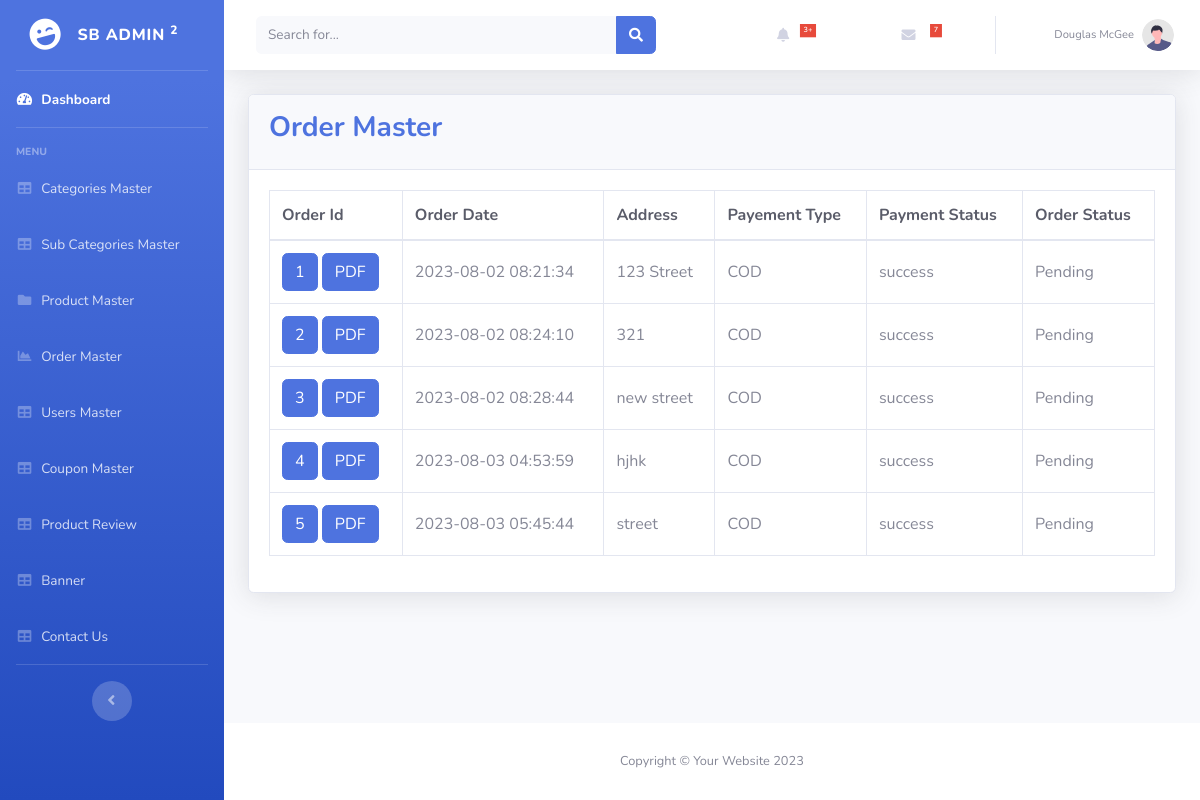
The page /Admin/order_master.php (signed in) on the database its author committed.
### tables this page shows
CREATE TABLE `order` (
  `id` int(11) NOT NULL,
  `user_id` int(11) NOT NULL,
  `address` varchar(255) NOT NULL,
  `city` varchar(50) NOT NULL,
  `state` varchar(50) NOT NULL,
  `pincode` int(11) NOT NULL,
  `payment_type` varchar(20) NOT NULL,
  `total_price` float NOT NULL,
  `payment_status` varchar(20) NOT NULL,
  `order_statu` int(11) NOT NULL,
  `txnid` varchar(200) NOT NULL,
  `mihpayid` varchar(200) NOT NULL,
  `payu_status` varchar(10) NOT NULL,
  `coupon_id` int(11) NOT NULL,
  `coupon_value` int(50) NOT NULL,
  `coupon_code` varchar(50) NOT NULL,
  `added_on` datetime NOT NULL
);

CREATE TABLE `order_status` (
  `id` int(11) NOT NULL,
  `name` varchar(255) NOT NULL
);

### Admin/order_master.php (the view, shortened to what this page needs)
<?php
require('top.inc.php');
?>
<div class="container-fluid">
    <div class="card shadow mb-4">
        <div class="card-header py-3">
            <h3 class="font-weight-bold text-primary">Order Master</h3>
        </div>
        <div class="card-body">
            <div class="table-responsive">
                <table class="table table-bordered" id="dataTable" width="100%" cellspacing="0">
                    <thead class="text-dark">
                        <tr>
                            <th>Order Id</th>
                            <th>Order Date</th>
                            <th>Address</th>
                            <th>Payement Type</th>
                            <th>Payment Status</th>
                            <th>Order Status</th>
                        </tr>
                    </thead>
                    <tbody class="align-middle">
                        <?php
                        $res = mysqli_query($con, "select `order`.*, order_status.name as order_status_str from `order`, order_status where order_status.id=`order`.order_statu");
                        while ($row = mysqli_fetch_assoc($res)) {
                        ?>
                            <tr>
                                <td class="align-middle">
                                    <a href="order_master_detail.php?id=<?php echo $row['id'] ?>" class="text-dark p-0">
                                        <button class="btn btn-md btn-primary">
                                            <?php echo $row['id'] ?>
                                        </button>
                                    </a>
                                    <a href="order_pdf.php?id=<?php echo $row['id'] ?>" class="text-dark p-0">
                                        <button class="btn btn-md btn-primary">
                                            PDF
                                        </button>
                                    </a>
                                </td>
                                <td class="align-middle"><?php echo $row['added_on'] ?></td>
                                <td class="align-middle"><?php echo $row['address'] ?></td>
                                <td class="align-middle"><?php echo $row['payment_type'] ?></td>
                                <td class="align-middle"><?php echo $row['payment_status'] ?></td>
                                <td class="align-middle"><?php echo $row['order_status_str'] ?></td>
                            </tr>
                        <?php
                        }
                        ?>
                    </tbody>
                </table>
            </div>
        </div>
    </div>
</div>
</div>
<?php
require('footer.inc.php');
?>

### Admin/top.inc.php (shortened to what this page needs)
<!doctype html>
<html class="" lang="">
<head>
    <link href="vendor/fontawesome-free/css/all.min.css" rel="stylesheet" type="text/css">
    <link href="css/style.css" rel="stylesheet">
    <link href="css/sb-admin-2.min.css" rel="stylesheet">
</head>
<body id="page-top">
    <div id="wrapper">
        <ul class="navbar-nav bg-gradient-primary sidebar sidebar-dark accordion" id="accordionSidebar">
            <a class="sidebar-brand d-flex align-items-center justify-content-center" href="index.php">
                <div class="sidebar-brand-icon rotate-n-15">
                    <i class="fas fa-laugh-wink"></i>
                </div>
                <div class="sidebar-brand-text mx-3">SB Admin <sup>2</sup></div>
            </a>
            <hr class="sidebar-divider my-0">
            <li class="nav-item active">
                <a class="nav-link" href="index.php">
                    <i class="fas fa-fw fa-tachometer-alt"></i>
                    <span>Dashboard</span></a>
            </li>
            <hr class="sidebar-divider">
            <div class="sidebar-heading">
                MENU
            </div>
            <li class="nav-item">
                <a class="nav-link" href="categories.php">
                    <i class="fas fa-fw fa-table"></i>
                    <span>Categories Master</span></a>
            </li>
            <li class="nav-item">
                <a class="nav-link" href="sub_categories.php">
                    <i class="fas fa-fw fa-table"></i>
                    <span>Sub Categories Master</span></a>
            </li>
            <li class="nav-item">
                <a class="nav-link collapsed" href="product.php">
                    <i class="fas fa-fw fa-folder"></i>
                    <span>Product Master</span>
                </a>
            </li>
            <li class="nav-item">
                <a class="nav-link" href="order_master.php">
                    <i class="fas fa-fw fa-chart-area"></i>
                    <span>Order Master</span></a>
            </li>
            <li class="nav-item">
                <a class="nav-link" href="users.php">
                    <i class="fas fa-fw fa-table"></i>
                    <span>Users Master</span></a>
            </li>
            <li class="nav-item">
                <a class="nav-link" href="coupon_master.php">
                    <i class="fas fa-fw fa-table"></i>
                    <span>Coupon Master</span></a>
            </li>
            <li class="nav-item">
                <a class="nav-link" href="product_review.php">
                    <i class="fas fa-fw fa-table"></i>
                    <span>Product Review</span></a>
            </li>
            <li class="nav-item">
                <a class="nav-link" href="banner.php">
                    <i class="fas fa-fw fa-table"></i>
                    <span>Banner</span></a>
            </li>
            <li class="nav-item">
                <a class="nav-link" href="contact_us.php">
                    <i class="fas fa-fw fa-table"></i>
                    <span>Contact Us</span></a>
            </li>
            <hr class="sidebar-divider d-none d-md-block">
            <div class="text-center d-none d-md-inline">
                <button class="rounded-circle border-0" id="sidebarToggle"></button>
            </div>
        </ul>
        <div id="content-wrapper" class="d-flex flex-column">
            <div id="content">
                <nav class="navbar navbar-expand navbar-light bg-white topbar mb-4 static-top shadow">
                    <form class="d-none d-sm-inline-block form-inline mr-auto ml-md-3 my-2 my-md-0 mw-100 navbar-search">
                        <div class="input-group">
                            <input type="text" class="form-control bg-light border-0 small" placeholder="Search for..." aria-label="Search" aria-describedby="basic-addon2">
                            <div class="input-group-append">
                                <button class="btn btn-primary" type="button">
                                    <i class="fas fa-search fa-sm"></i>
                                </button>
                            </div>
                        </div>
                    </form>
                    <ul class="navbar-nav ml-auto">
                        <li class="nav-item dropdown no-arrow mx-1">
                            <a class="nav-link dropdown-toggle" href="#" id="alertsDropdown" role="button" data-toggle="dropdown" aria-haspopup="true" aria-expanded="false">
                                <i class="fas fa-bell fa-fw"></i>
                                <span class="badge badge-danger badge-counter">3+</span>
                            </a>
                        </li>
                        <li class="nav-item dropdown no-arrow mx-1">
                            <a class="nav-link dropdown-toggle" href="#" id="messagesDropdown" role="button" data-toggle="dropdown" aria-haspopup="true" aria-expanded="false">
                                <i class="fas fa-envelope fa-fw"></i>
                                <span class="badge badge-danger badge-counter">7</span>
                            </a>
                        </li>
                        <li class="nav-item dropdown no-arrow">
                            <a class="nav-link dropdown-toggle" href="#" id="userDropdown" role="button" data-toggle="dropdown" aria-haspopup="true" aria-expanded="false">
                                <span class="mr-2 d-none d-lg-inline text-gray-600 small">Douglas McGee</span>
                                <img class="img-profile rounded-circle" src="img/undraw_profile.svg">
                            </a>
                        </li>
                    </ul>
                </nav>

### Admin/footer.inc.php (shortened to what this page needs)
<footer class="sticky-footer bg-white">
    <div class="container my-auto">
        <div class="copyright text-center my-auto">
            <span>Copyright &copy; Your Website <?php echo date('Y') ?></span>
        </div>
    </div>
</footer>
</div>
</div>
</body>
</html>

### Admin/css/style.css (style rules this page uses)
.bg-white { background-color: #fff }
body { display: table; font-family: open sans, sans-serif; font-size: 16px; width: 100% }
a, button { text-decoration: none; outline: none !important; color: #878787; -webkit-transition: all .25s ease; transition: all .25s ease }
h1, h2, h3, h4, h5, h6 { margin: 0 }
ul, ol { padding-left: 0 }
img { max-width: 100% }
.btn, button, input, textarea { -webkit-box-shadow: none; box-shadow: none; outline: 0 !important }
.btn { border-radius: 3px }
.navbar { background: #fff; border-radius: 0; border: none; display: inline-block; margin: 0; padding: 0; vertical-align: top }
.navbar .navbar-nav { float: none; position: relative }
.navbar .navbar-nav>li { padding-left: 30px; padding-right: 30px }
.navbar .navbar-nav li { width: 100% }
.navbar .navbar-nav li .dropdown-toggle:after { display: none }
.navbar .navbar-nav li>a { background: 0 0 !important; color: #607d8b; display: inline-block; font-size: 14px; line-height: 26px; padding: 10px 0; position: relative; width: 100% }
.navbar .navbar-nav li>a .badge { border-radius: 0; font-weight: 600; float: right; margin: 6px 0 0; padding: .4em .5em }
.card { margin-bottom: 1.875em; border-radius: 5px; padding: 0; border: 0 solid transparent; -webkit-box-shadow: 0 0 20px rgba(0, 0, 0, .08); box-shadow: 0 0 20px rgba(0, 0, 0, .08) }
.card .card-body { float: left; padding: 1.25em; position: relative; width: 100% }
.btn, .button { display: inline-block; font-weight: 400; text-align: center; white-space: nowrap; vertical-align: middle; -webkit-transition: all .15s ease-in-out; transition: all .15s ease-in-out; border-radius: 3; cursor: pointer }
@media (max-width:1368px) { .card-body { padding: 15px } }

### rows shown on the page
order: id "1", added_on "2023-08-02 08:21:34", address "123 Street", payment_type "COD", payment_status "success", order_status.name "Pending"
order: id "2", added_on "2023-08-02 08:24:10", address "321", payment_type "COD", payment_status "success", order_status.name "Pending"
order: id "3", added_on "2023-08-02 08:28:44", address "new street", payment_type "COD", payment_status "success", order_status.name "Pending"
order: id "4", added_on "2023-08-03 04:53:59", address "hjhk", payment_type "COD", payment_status "success", order_status.name "Pending"
order: id "5", added_on "2023-08-03 05:45:44", address "street", payment_type "COD", payment_status "success", order_status.name "Pending"
